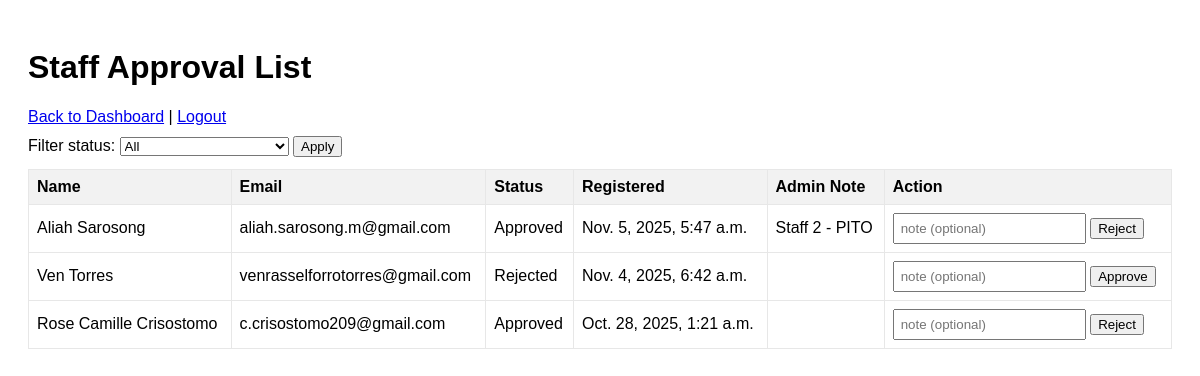
Page /admin_app/staff-approvals/ (signed in) on the earlier database version.
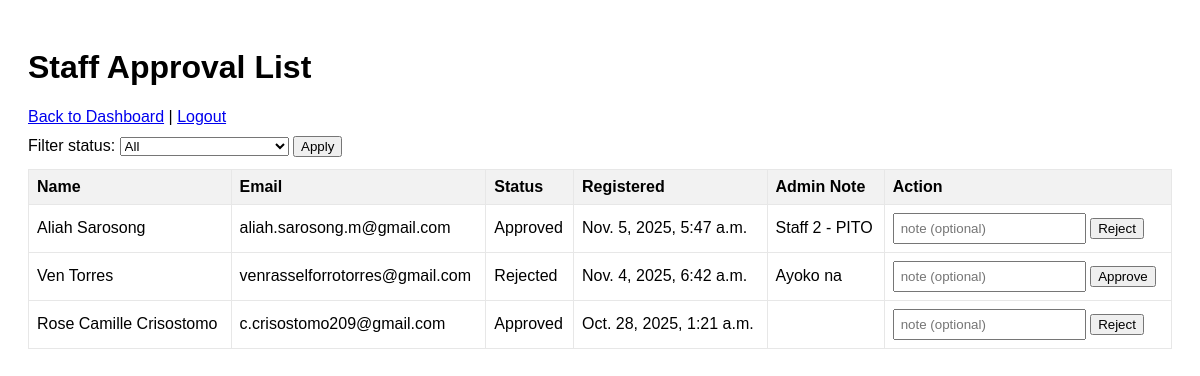
Same page on the later database version.
### staff_app/models.py (models this page shows, shortened)
class StaffProfile(models.Model):
    STATUS_PENDING_VERIFICATION = 'PV'
    STATUS_PENDING_APPROVAL = 'Pending Admin Approval'
    STATUS_APPROVED = 'Approved'
    STATUS_REJECTED = 'Rejected'
    STATUS_CHOICES = [
        (STATUS_PENDING_VERIFICATION, 'Pending Verification'),
        (STATUS_PENDING_APPROVAL, 'Pending Admin Approval'),
        (STATUS_APPROVED, 'Approved'),
        (STATUS_REJECTED, 'Rejected'),
    ]
    user = models.OneToOneField(User, on_delete=models.CASCADE, related_name='staff_profile')
    middle_name = models.CharField(max_length=50, blank=True)
    profile_image = models.ImageField(
        upload_to=staff_profile_upload_path,
        default=default_profile_image,
        blank=True,
        null=True
    )
    verification_code = models.CharField(max_length=6, blank=True, null=True)
    is_verified = models.BooleanField(default=False)  # email verification
    resend_count = models.IntegerField(default=0)
    code_sent_at = models.DateTimeField(null=True, blank=True)
    status = models.CharField(max_length=30, choices=STATUS_CHOICES, default=STATUS_PENDING_VERIFICATION)
    admin_note = models.TextField(blank=True)
    created_at = models.DateTimeField(default=timezone.now)
    updated_at = models.DateTimeField(auto_now=True)

### admin_app/views.py (the view)
# urls.py: path('staff-approvals/', views.staff_approval_list, name='staff_approvals'),
@login_required
@user_passes_test(_is_superuser)
def staff_approval_list(request):
    q = request.GET.get('q')
    if q:
        profiles = StaffProfile.objects.filter(status__iexact=q).order_by('-created_at')
    else:
        profiles = StaffProfile.objects.all().order_by('-created_at')
    form = ApprovalActionForm()
    return render(request, 'admin_design/staff_approvals.html', {'profiles': profiles, 'form': form, 'filter': q or ''})

### admin_app/forms.py
class ApprovalActionForm(forms.Form):
    profile_id = forms.IntegerField(widget=forms.HiddenInput())
    action = forms.ChoiceField(choices=[('approve','Approve'),('reject','Reject')])
    admin_note = forms.CharField(widget=forms.Textarea(attrs={'rows':2}), required=False)

### admin_app/views.py (called while the page is built)
def _is_superuser(user):
    return user.is_superuser

### admin_app/templates/admin_design/staff_approvals.html (shortened to what this page needs)
<!DOCTYPE html>
<html lang="en">
<head>
</head>
<body>
    <h1>Staff Approval List</h1>
    <div style="margin-bottom:10px;">
        <a href="{% url 'admin_url:dashboard' %}">Back to Dashboard</a> |
        <a href="{% url 'admin_url:logout' %}">Logout</a>
    </div>
    <div class="filters">
        <form method="get" style="display:inline;">
            <label>Filter status:</label>
            <select name="q">
                <option value="">All</option>
            </select>
            <button type="submit">Apply</button>
        </form>
    </div>
    <table>
        <tr>
            <th>Name</th>
            <th>Email</th>
            <th>Status</th>
            <th>Registered</th>
            <th>Admin Note</th>
            <th>Action</th>
        </tr>
        {% for p in profiles %}
            <tr>
                <td>{{ p.user.get_full_name }}</td>
                <td>{{ p.user.email }}</td>
                <td>{{ p.status }}</td>
                <td>{{ p.created_at }}</td>
                <td>{{ p.admin_note }}</td>
                <td>
                    {% if p.status != "Approved" %}
                        <form method="post" action="{% url 'admin_url:staff_approval_action' %}" class="inline">
                            <input type="text" name="admin_note" placeholder="note (optional)">
                            <button type="submit">Approve</button>
                        </form>
                    {% endif %}
                    {% if p.status != "Rejected" %}
                        <form method="post" action="{% url 'admin_url:staff_approval_action' %}" class="inline">
                            <input type="text" name="admin_note" placeholder="note (optional)">
                            <button type="submit">Reject</button>
                        </form>
                    {% endif %}
                </td>
            </tr>
        {% empty %}
            <tr><td colspan="6">No staff profiles found.</td></tr>
        {% endfor %}
    </table>
</body>
</html>

Differences in the rows shown:
changed StaffProfile "Rejected": admin_note (not shown) → "Ayoko na"
